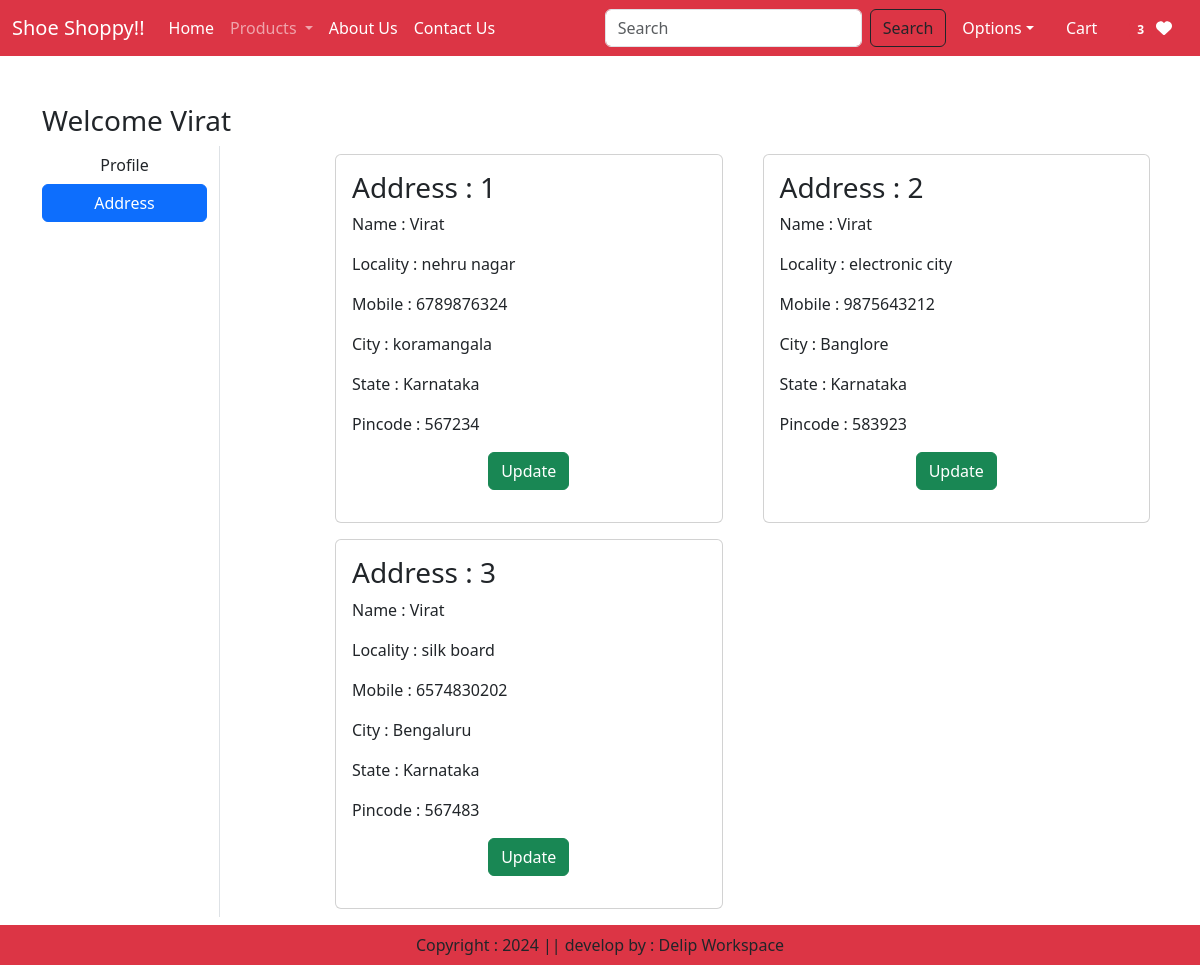
The page /address/ (signed in) on the database its author committed.
### app/models.py (models this page shows, shortened)
class Customer(models.Model):
    user = models.ForeignKey(User,on_delete=models.CASCADE)
    name = models.CharField(max_length=200)
    locality = models.CharField(max_length=200)
    city = models.CharField(max_length=50)
    mobile = models.IntegerField(default=0)
    zipcode = models.IntegerField()
    state = models.CharField(choices=STATE_CHOICES, max_length=100)

### app/views.py (the view)
# urls.py: path('address/', views.address, name='address'),
@login_required
def address(request):
    add = Customer.objects.filter(user=request.user)
    totalitem = 0
    wishitem=0
    if request.user.is_authenticated:
        totalitem = len(Cart.objects.filter(user=request.user))
        wishitem = len(Wishlist.objects.filter(user=request.user))
    return render(request, 'app/address.html',locals())

### app/templates/app/address.html (shortened to what this page needs)
{% extends 'app/base.html' %}
{% load static %}
{% block main-content %}
<div class="container my-5">
    <div class="row">
        <h3>Welcome <span class="text-capitalize">{{request.user}}</span></h3>
    <div class="col-sm-2 border-end">
        <ul class="list-unstyled">
            <li class="d-grid"><a href="{% url 'profile' %}" class="btn">Profile</a></li>
            <li class="d-grid"><a href="{% url 'address' %}" class="btn btn-primary">Address</a></li>
        </ul>
    </div>
    <div class="col-sm-9 offset-sm-1">
        <div class="row">
            {% for ad in add %}
            <div class="col-sm-6">
                <div class="card m-2">
                    <div class="card-body">
                        <h3>Address : {{forloop.counter}}</h3>
                        <p>Name : {{ad.name}}</p>
                        <p>Locality : {{ad.locality}}</p>
                        <p>Mobile : {{ad.mobile}}</p>
                        <p>City : {{ad.city}}</p>
                        <p>State : {{ad.state}}</p>
                        <p>Pincode : {{ad.zipcode}}</p>
                        <p class="text-center"><a href="{% url 'updateAddress' pk=ad.id %}" type="button" class="btn btn-success">Update</a></p>
                    </div>
                </div>
            </div>
            {% endfor %}
        </div>
    </div>
{% endblock main-content %}

### rows shown on the page
Customer: name "Virat", locality "nehru nagar", mobile "6789876324", city "koramangala", state "Karnataka", zipcode "567234"
Customer: name "Virat", locality "electronic city", mobile "9875643212", city "Banglore", state "Karnataka", zipcode "583923"
Customer: name "Virat", locality "silk board", mobile "6574830202", city "Bengaluru", state "Karnataka", zipcode "567483"

### other values the page prints
{{ wishitem }} "3"
{{ request.user }} "Virat"
